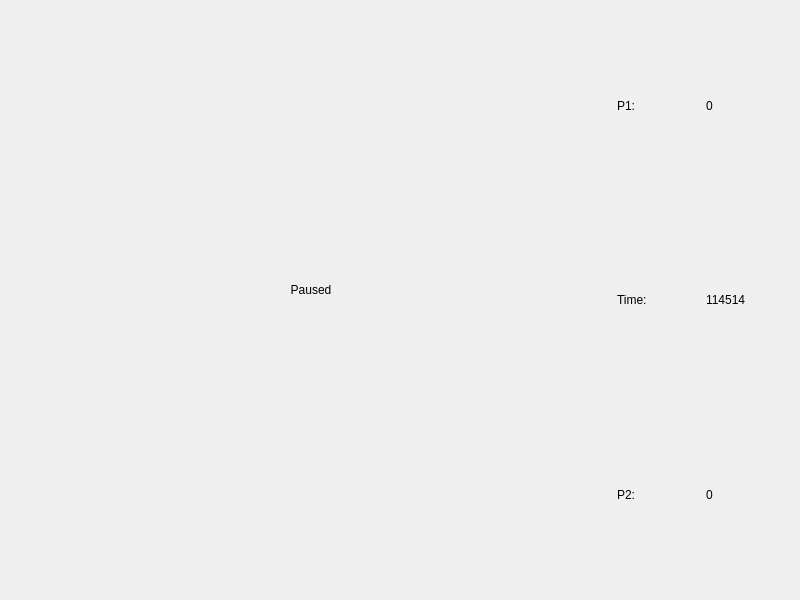
<?xml version="1.0" encoding="UTF-8"?>
<ui version="4.0">
 <class>Game</class>
 <widget class="QWidget" name="Game">
  <property name="enabled">
   <bool>true</bool>
  </property>
  <property name="geometry">
   <rect>
    <x>0</x>
    <y>0</y>
    <width>800</width>
    <height>600</height>
   </rect>
  </property>
  <property name="minimumSize">
   <size>
    <width>800</width>
    <height>600</height>
   </size>
  </property>
  <property name="maximumSize">
   <size>
    <width>800</width>
    <height>600</height>
   </size>
  </property>
  <property name="windowTitle">
   <string>Form</string>
  </property>
  <layout class="QHBoxLayout" name="horizontalLayout">
   <item>
    <layout class="QVBoxLayout" name="verticalLayout">
     <item>
      <widget class="QLabel" name="paused">
       <property name="text">
        <string>Paused</string>
       </property>
       <property name="alignment">
        <set>Qt::AlignCenter</set>
       </property>
      </widget>
     </item>
     <item>
      <spacer name="horizontalSpacer">
       <property name="orientation">
        <enum>Qt::Horizontal</enum>
       </property>
       <property name="sizeType">
        <enum>QSizePolicy::Fixed</enum>
       </property>
       <property name="sizeHint" stdset="0">
        <size>
         <width>600</width>
         <height>20</height>
        </size>
       </property>
      </spacer>
     </item>
    </layout>
   </item>
   <item>
    <layout class="QVBoxLayout" name="scoreBoard">
     <item>
      <layout class="QHBoxLayout" name="horizontalLayout_3">
       <item>
        <widget class="QLabel" name="p1">
         <property name="text">
          <string>P1:</string>
         </property>
        </widget>
       </item>
       <item>
        <widget class="QLabel" name="p1Score">
         <property name="text">
          <string>0</string>
         </property>
        </widget>
       </item>
      </layout>
     </item>
     <item>
      <layout class="QHBoxLayout" name="horizontalLayout_2">
       <item>
        <widget class="QLabel" name="time">
         <property name="text">
          <string>Time:</string>
         </property>
        </widget>
       </item>
       <item>
        <widget class="QLabel" name="timeValue">
         <property name="text">
          <string>114514</string>
         </property>
        </widget>
       </item>
      </layout>
     </item>
     <item>
      <layout class="QHBoxLayout" name="horizontalLayout_4">
       <item>
        <widget class="QLabel" name="p2">
         <property name="enabled">
          <bool>true</bool>
         </property>
         <property name="text">
          <string>P2:</string>
         </property>
        </widget>
       </item>
       <item>
        <widget class="QLabel" name="p2Score">
         <property name="enabled">
          <bool>true</bool>
         </property>
         <property name="text">
          <string>0</string>
         </property>
        </widget>
       </item>
      </layout>
     </item>
    </layout>
   </item>
  </layout>
 </widget>
 <resources/>
 <connections/>
</ui>
